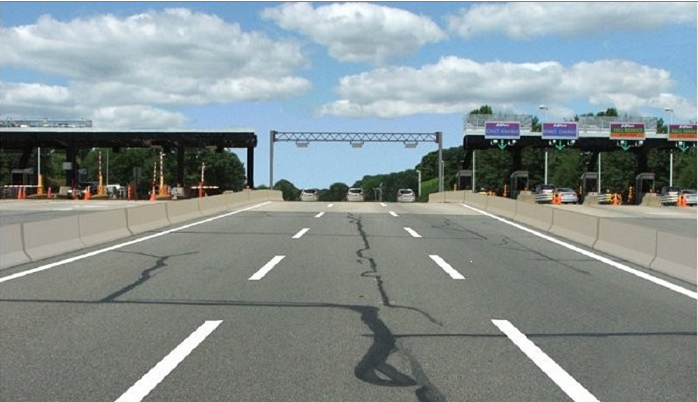
#> input picture Day1/line_example/road.png, 698 x 402 px
$ python 6_remove_line.py
#> lines starting #> are read from the running program, lines starting #| are printed output that depends on the picture; after the words box and inside, x2 and y2 are one past the last pixel; in counts of white or black regions, pixels touching at a corner belong together
import cv2  # opencv
import numpy as np
from google.colab.patches import cv2_imshow


def region_of_interest(img, vertices, color3=(255, 255, 255), color1=255):  # ROI

    mask = np.zeros_like(img)

    if len(img.shape) > 2:
        color = color3
    else:
        color = color1

    cv2.fillPoly(mask, vertices, color)

    ROI_image = cv2.bitwise_and(img, mask)
    return ROI_image


def draw_lines(img, lines, color=[0, 0, 255], thickness=2):
    for line in lines:
        for x1, y1, x2, y2 in line:
            cv2.line(img, (x1, y1), (x2, y2), color, thickness)


def hough_lines(img, rho, theta, threshold, min_line_len, max_line_gap):
    lines = cv2.HoughLinesP(img, rho, theta, threshold, np.array([]), minLineLength=min_line_len,
                            maxLineGap=max_line_gap)
    # line_img = np.zeros((img.shape[0], img.shape[1], 3), dtype=np.uint8)
    # draw_lines(line_img, lines)

    return lines


def weighted_img(img, initial_img, aa=1, bb=1., cc=0.):
    return cv2.addWeighted(initial_img, aa, img, bb, cc)


image = cv2.imread('road.png')
#> image is the input picture: shape (402, 698, 3); mean B, G, R 146, 145.2, 134.6
height, width = image.shape[:2]
#> height = 402; width = 698

kernel_size = 3
low_threshold = 70
high_threshold = 210
gray_img = cv2.cvtColor(image, cv2.COLOR_RGB2GRAY)
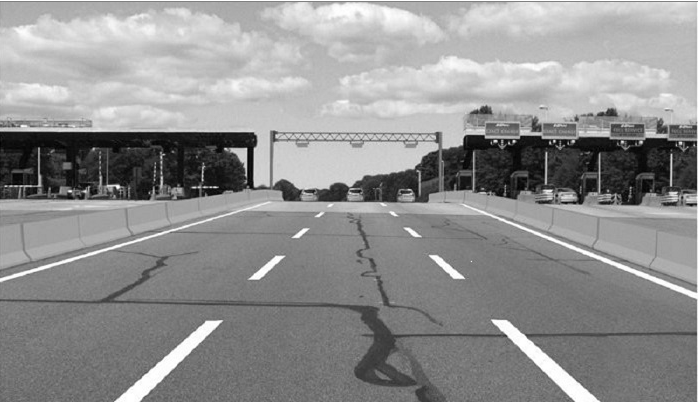
#> gray_img: shape (402, 698); min 1, max 255, mean 144.2
blur_img = cv2.GaussianBlur(image, (kernel_size, kernel_size), 0)
canny_img = cv2.Canny(blur_img, low_threshold, high_threshold)
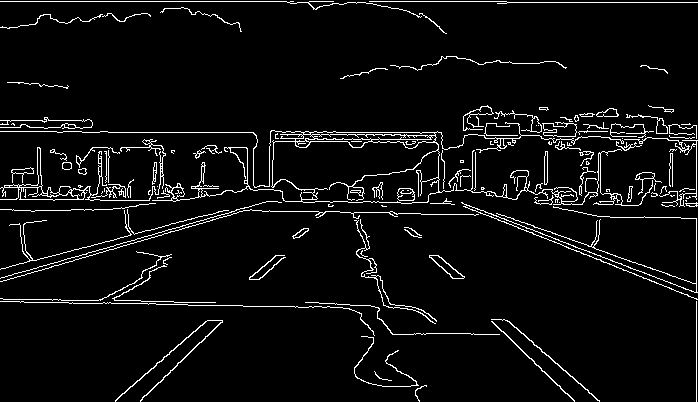
#> canny_img: shape (402, 698); 5.3% white in thin lines or dots

vertices = np.array(
    [[(0, height), (width / 2 - 70, height / 2 + 0), (width / 2 + 70, height / 2 + 0), (width - 0, height)]],
    dtype=np.int32)
ROI_img = region_of_interest(canny_img, vertices)
#> in region_of_interest, `cv2.fillPoly(mask, vertices, color)`:
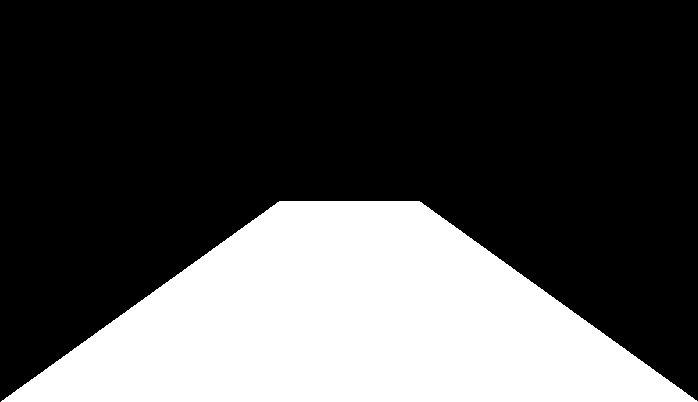
#> mask: shape (402, 698); 30% white; 1 white region, box (x1, y1, x2, y2) and area: (1, 201, 698, 402) 84297
#> in region_of_interest, `ROI_image = cv2.bitwise_and(img, mask)`:
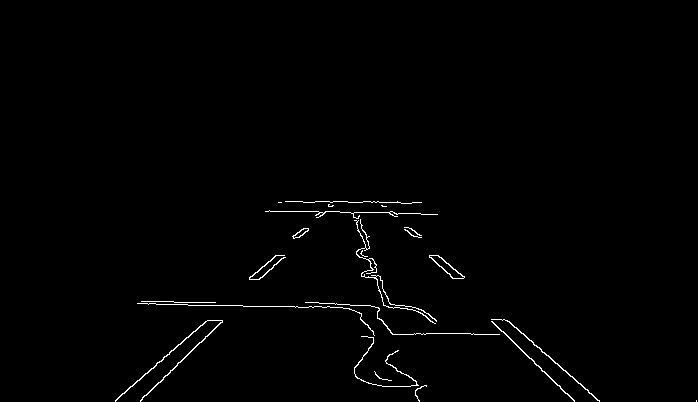
#> ROI_image: shape (402, 698); 0.95% white in thin lines or dots, all inside (x1, y1, x2, y2) = (115, 201, 697, 402)

line_arr = hough_lines(ROI_img, 1, 1 * np.pi / 180, 30, 10, 20)
#> in hough_lines, `lines = cv2.HoughLinesP(img, rho, theta, threshold, np.array([]), minL..`: lines = 41 rows, first 6: [378, 308, 418, 308], [140, 401, 236, 305], [506, 320, 599, 401], [267, 211, 420, 213], [531, 358, 574, 401], [137, 303, 342, 307]
#> line_arr has the same summary as lines in hough_lines
line_arr = np.squeeze(line_arr)

slope_degree = (np.arctan2(line_arr[:, 1] - line_arr[:, 3], line_arr[:, 0] - line_arr[:, 2]) * 180) / np.pi
#> slope_degree = 41 values, max 180 at index 0, min -179.3 at index 3, mean 9.71

line_arr = line_arr[np.abs(slope_degree) < 160]
#> line_arr = 27 rows, first 6: [140, 401, 236, 305], [506, 320, 599, 401], [531, 358, 574, 401], [115, 400, 207, 320], [491, 319, 541, 370], [349, 202, 383, 303]
slope_degree = slope_degree[np.abs(slope_degree) < 160]
#> slope_degree = 27 values, max 139.1 at index 15, min -147.2 at index 23, mean -12.13
line_arr = line_arr[np.abs(slope_degree) > 95]
slope_degree = slope_degree[np.abs(slope_degree) > 95]
L_lines, R_lines = line_arr[(slope_degree > 0), :], line_arr[(slope_degree < 0), :]
#> L_lines = [[140, 401, 236, 305], [115, 400, 207, 320], [262, 277, 332, 202], [115, 401, 208, 320], [160, 382, 188, 354], [354, 369, 400, 305], [201, 342, 222, 320], [249, 277, 332, 205], [251, 279, 316, 214], [271, 269, 283, 257], [149, 391, 177, 363], [204, 338, 215, 327]]; R_lines = 15 rows, first 6: [506, 320, 599, 401], [531, 358, 574, 401], [491, 319, 541, 370], [349, 202, 383, 303], [382, 205, 453, 278], [441, 257, 462, 276]
temp = np.zeros((image.shape[0], image.shape[1], 3), dtype=np.uint8)
L_lines, R_lines = L_lines[:, None], R_lines[:, None]
draw_lines(temp, L_lines)
#> the loop in draw_lines, `for line in lines:` made 12 passes
#> after the loop in draw_lines, `for line in lines:`:
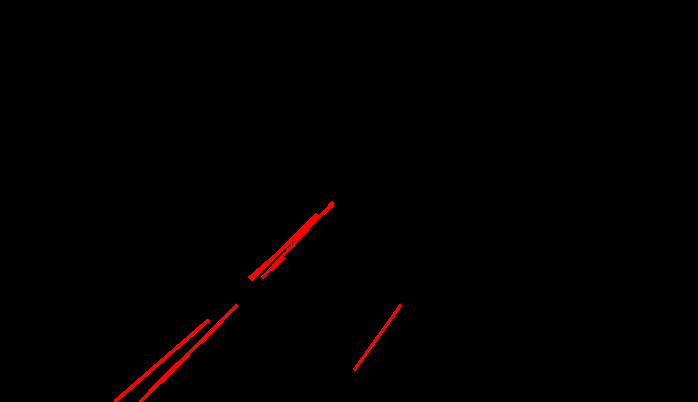
#> img: shape (402, 698, 3); mean of channels 0, 1, 2 0, 0, 1.9; drawn as B, G, R
draw_lines(temp, R_lines)
#> call 2 of draw_lines, with lines = array of shape (15, 1, 4), thickness = 2
#> the loop in draw_lines (call 2), `for line in lines:` made 15 passes
#> line on passes 1 to 12: [[506, 320, 599, 401]], [[531, 358, 574, 401]], [[491, 319, 541, 370]], [[349, 202, 383, 303]], [[382, 205, 453, 278]], [[441, 257, 462, 276]], [[358, 217, 390, 307]], [[353, 213, 382, 297]], [[377, 201, 463, 278]], [[491, 321, 522, 350]], [[550, 378, 565, 393]], [[359, 215, 389, 307]]
#> after the loop in draw_lines (call 2), `for line in lines:`:
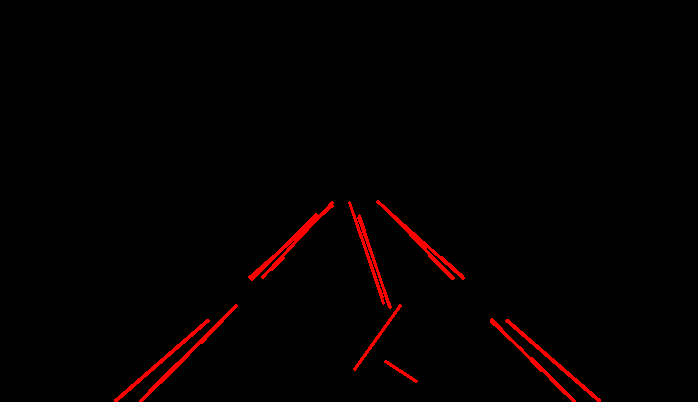
#> img: shape (402, 698, 3); 0.87% of pixels changed, all inside (x1, y1, x2, y2) = (348, 200, 601, 402); drawn as B, G, R

result = weighted_img(temp, image)
cv2_imshow(result)
cv2.waitKey(0)
